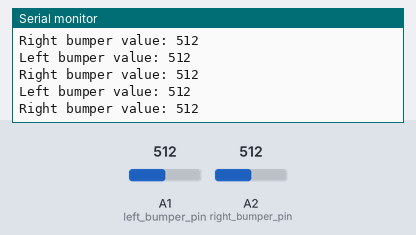
Recording of a sketch running on a simulated Arduino Uno, built with avr-gcc and run on an emulated ATmega328P. Parts: the last lines printed to the serial monitor. Inputs (shaded band) come from the test bench; at power-on: A1 (left_bumper_pin) = 512, A2 (right_bumper_pin) = 512.

Above: at 1.2 s.
1.3 s: A1 (left_bumper_pin) set to 716
At 1.57 s:
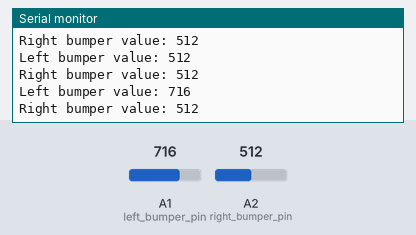
2.8 s: A2 (right_bumper_pin) set to 716
At 2.98 s:
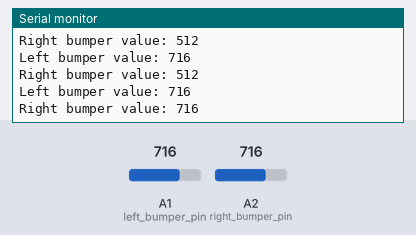
4.3 s: A1 (left_bumper_pin) set to 900
At 4.39 s:
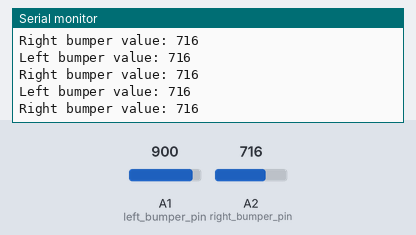
5.8 s: A2 (right_bumper_pin) set to 900
At 5.99 s:
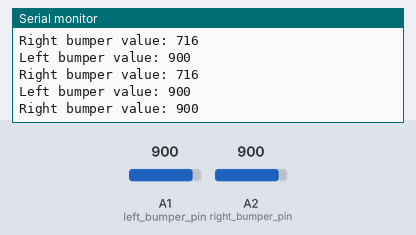
Timing chart, 0 to 8.3 s (numbered marks = the images above; inputs shaded):
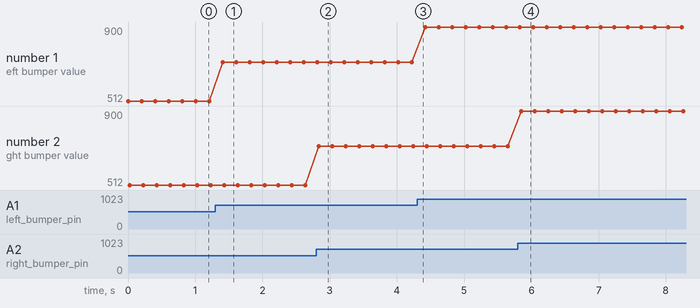

The sketch:

test_bumper.ino
```cpp
const int left_bumper_pin = A1;
const int right_bumper_pin = A2;

int left_value = 0;
int right_value = 0;

void setup()
{
	Serial.begin(9600);
}

void loop()
{
	left_value = analogRead(left_bumper_pin);
	Serial.print("Left bumper value: ");
	Serial.println(left_value);

	right_value = analogRead(right_bumper_pin);
	Serial.print("Right bumper value: ");
	Serial.println(right_value);
	delay(200);
}
```

Measured:
- after the input at 1.3 s, the serial monitor: prints a new line after 0.11 s (image 1)
- after the input at 2.8 s, the serial monitor: prints a new line at once (image 2)
- after the input at 5.8 s, the serial monitor: prints a new line after 0.05 s (image 4)
- plotted number 1: 512 → 716 after the input at 1.3 s, 716 → 900 after the input at 4.3 s
